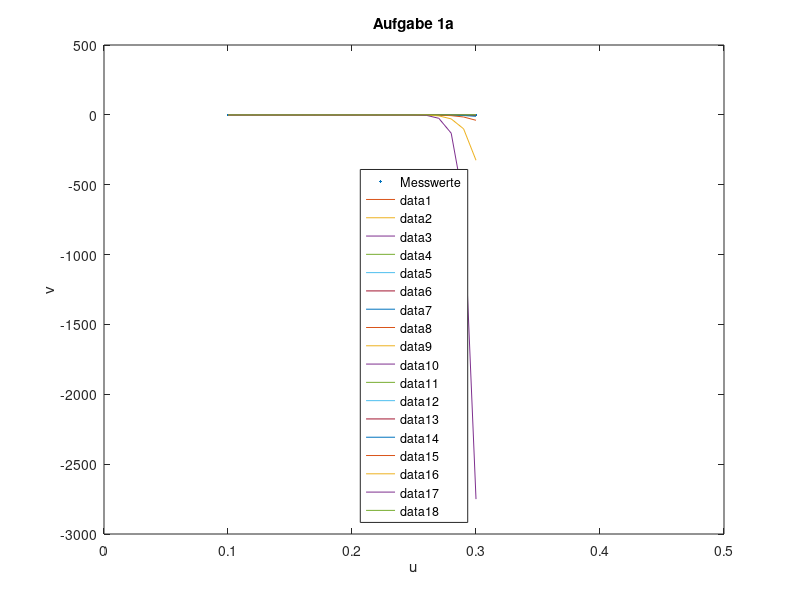

The MATLAB script that drew this image:
clear all;
clc;

%%%%%%%%%%%%%%%%%%%%%%%%%%%%%%%%%%%%%%%%%%%%%%%%%%%%%
%
% Aufgabe a
%
u = [0.1;0.2;0.3];
v = [0.395;0.134;-0.119];

plot(u,v,'.');
xlim([0.0 0.5]);
xlabel('u');
ylabel('v');
legend('Messwerte','location','south');
title('Aufgabe 1a');
%%%%%%%%%%%%%%%%%%%%%%%%%%%%%%%%%%%%%%%%%%%%%%%%%%%%%
%
% Aufgabe b
%
% v = alpha * e^(beta*u) * cos(2*pi*u)
F1 = @(x,u,v) x(1)*exp(x(2)*u(1))*cos(2*pi*u(1))-v(1);
F2 = @(x,u,v) x(1)*exp(x(2)*u(2))*cos(2*pi*u(2))-v(2);
F3 = @(x,u,v) x(1)*exp(x(2)*u(3))*cos(2*pi*u(3))-v(3);

% Ableitungen
% F1 nach alpha:    e(beta*u) * cos(2*pi*u)
% F1 nach beta:     alpha*exp(beta*u) * u * cos(2*pi*u)
% F2 nach alpha:    e(beta*u) * cos(2*pi*u)
% F2 nach beta:     alpha*exp(beta*u) * u * cos(2*pi*u)
% F3 nach alpha:    e(beta*u) * cos(2*pi*u)
% F3 nach beta:     alpha*exp(beta*u) * u * cos(2*pi*u)
dF1_dAlpha = @(x,u) exp(x(2)*u(1)) * cos(2*pi*u(1));
dF1_dBeta = @(x,u) x(1)*exp(x(2)*u(1))*u(1)*cos(2*pi*u(1));
dF2_dAlpha = @(x,u) exp(x(2)*u(2)) * cos(2*pi*u(2));
dF2_dBeta = @(x,u) x(1)*exp(x(2)*u(2))*u(2)*cos(2*pi*u(2));
dF3_dAlpha = @(x,u) exp(x(2)*u(3)) * cos(2*pi*u(3));
dF3_dBeta = @(x,u) x(1)*exp(x(2)*u(3))*u(3)*cos(2*pi*u(3));

F = @(x,u,v) [F1(x,u,v); F2(x,u,v);F3(x,u,v)];

jacobi = @(x,u) ([dF1_dAlpha(x,u), dF1_dBeta(x,u);
                dF2_dAlpha(x,u), dF2_dBeta(x,u);
                dF3_dAlpha(x,u), dF2_dBeta(x,u);]);
%%%%%%%%%%%%%%%%%%%%%%%%%%%%%%%%%%%%%%%%%%%%%%%%%%%%%
%
% Aufgabe c
%
X = [0;1];
k = 1;
xdelta = 1;

while norm(xdelta) > 10^(-10),
    b = -F(X(:,k),u,v);
    A = jacobi(X(:,k),u);
    xdelta = A\b;
    X(:,k+1) = X(:,k) + xdelta;
    k=k+1;
end

X

%%%%%%%%%%%%%%%%%%%%%%%%%%%%%%%%%%%%%%%%%%%%%%%%%%%%%
%
% Aufgabe d
%
xsize = size(X,2);
figure(1);
hold on;
u = [0.1:0.01:0.3];

for k=1 : xsize,
    v = X(1,k) * exp(X(2,k).*u) .* cos(2*pi.*u);
    plot (u,v)
    hold on;
end